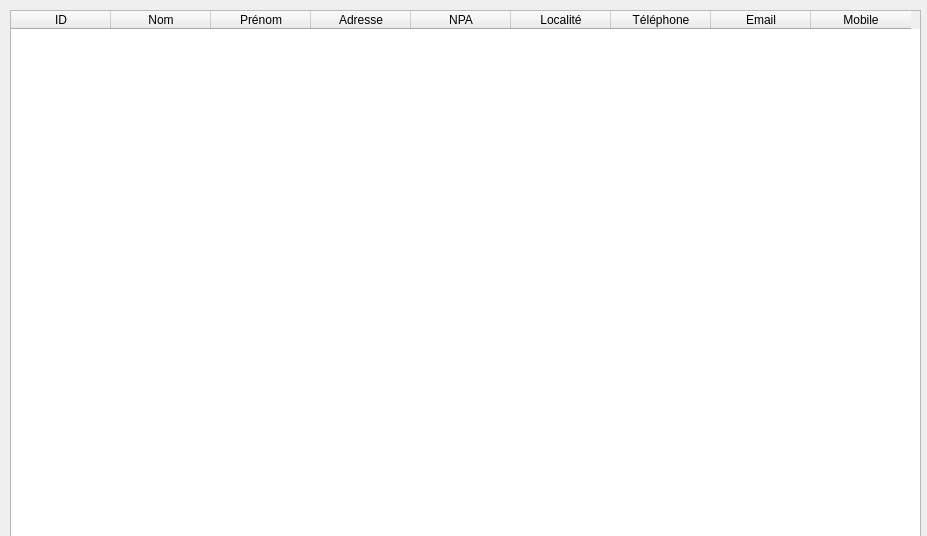
<?xml version="1.0" encoding="UTF-8"?>
<ui version="4.0">
 <class>Customers</class>
 <widget class="QMainWindow" name="Customers">
  <property name="geometry">
   <rect>
    <x>0</x>
    <y>0</y>
    <width>927</width>
    <height>536</height>
   </rect>
  </property>
  <property name="windowTitle">
   <string>Clients</string>
  </property>
  <widget class="QWidget" name="centralwidget">
   <widget class="QTableWidget" name="tableCustomers">
    <property name="geometry">
     <rect>
      <x>10</x>
      <y>10</y>
      <width>911</width>
      <height>530</height>
     </rect>
    </property>
    <property name="locale">
     <locale language="French" country="Switzerland"/>
    </property>
    <column>
     <property name="text">
      <string>ID</string>
     </property>
    </column>
    <column>
     <property name="text">
      <string>Nom</string>
     </property>
    </column>
    <column>
     <property name="text">
      <string>Prénom</string>
     </property>
    </column>
    <column>
     <property name="text">
      <string>Adresse</string>
     </property>
    </column>
    <column>
     <property name="text">
      <string>NPA</string>
     </property>
    </column>
    <column>
     <property name="text">
      <string>Localité</string>
     </property>
    </column>
    <column>
     <property name="text">
      <string>Téléphone</string>
     </property>
    </column>
    <column>
     <property name="text">
      <string>Email</string>
     </property>
    </column>
    <column>
     <property name="text">
      <string>Mobile</string>
     </property>
    </column>
   </widget>
  </widget>
 </widget>
 <resources/>
 <connections/>
</ui>
